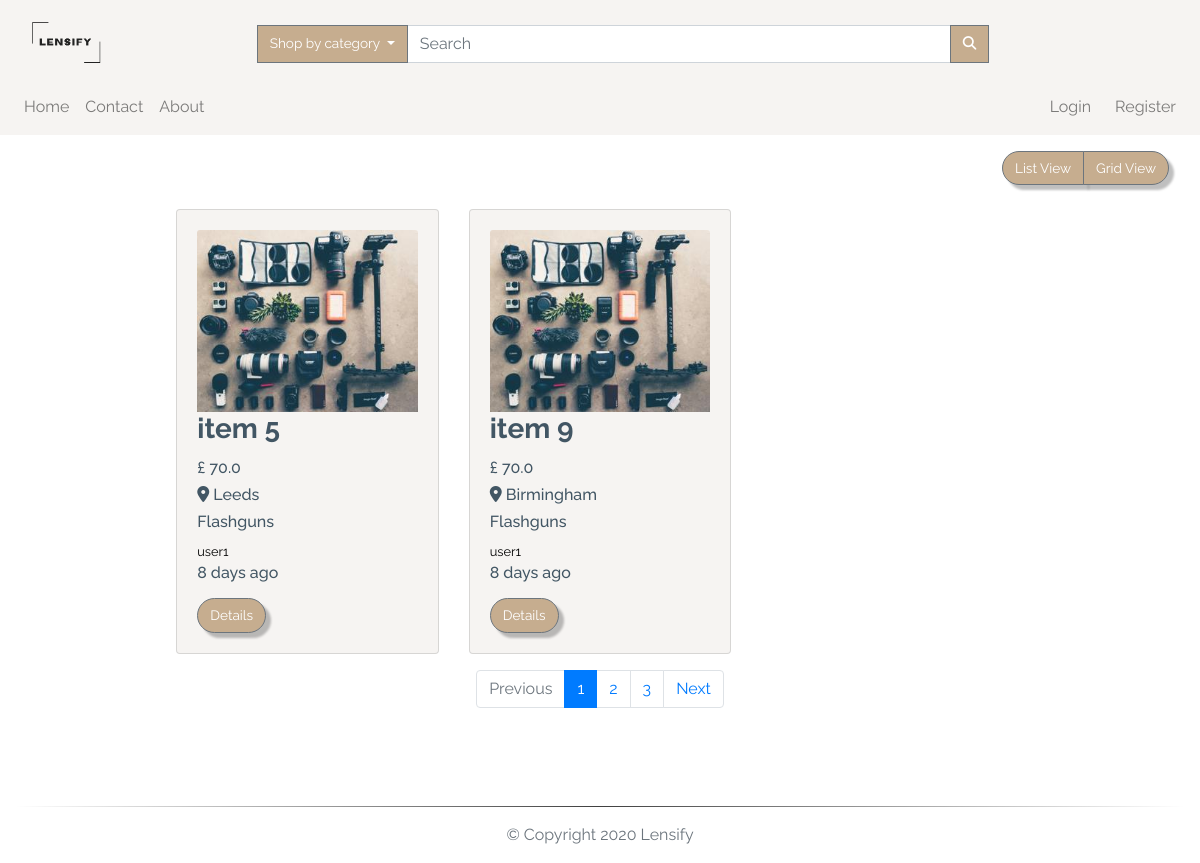
Page /search/5 on the earlier database version.
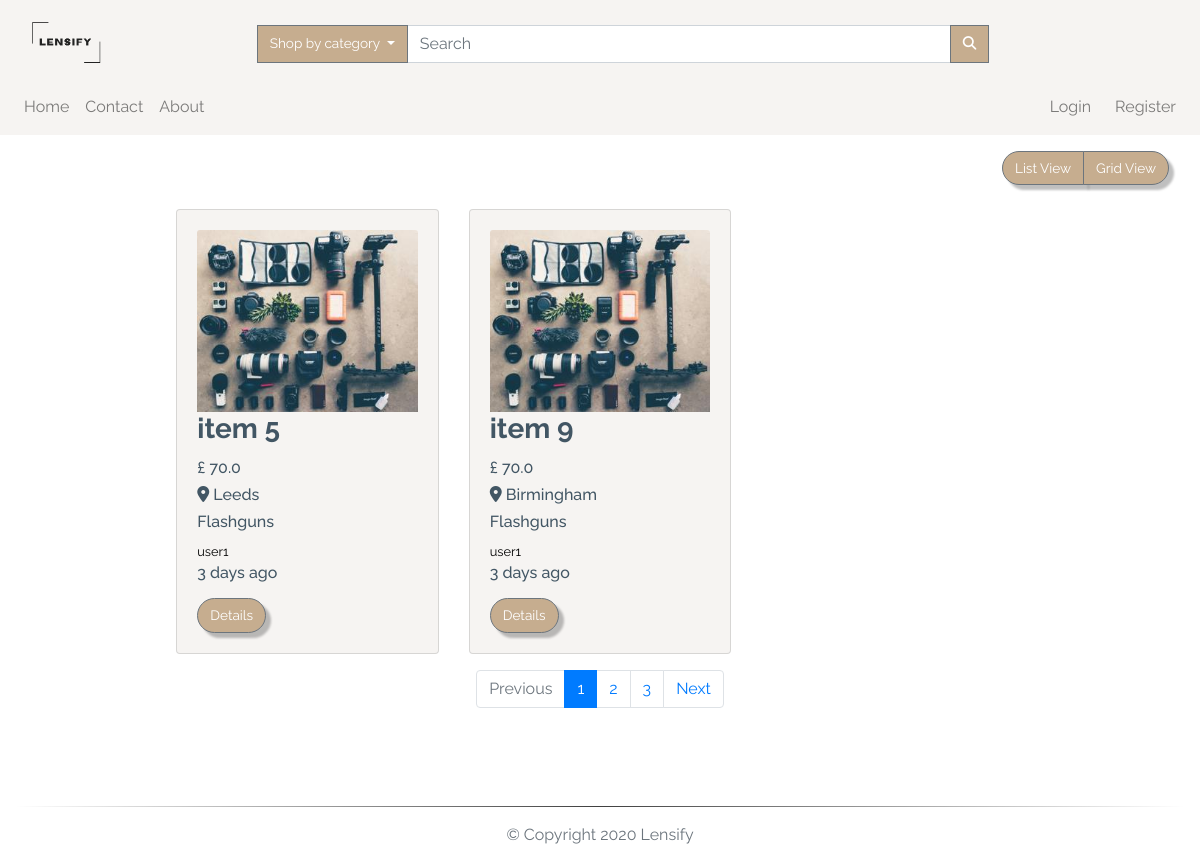
Same page on the later database version.
### app/models.py (models this page shows, shortened)
class TimestampMixin(object):
    created_at = db.Column(db.DateTime, nullable=False,
                           default=datetime.utcnow)
    updated_at = db.Column(db.DateTime, onupdate=datetime.utcnow)

class ItemForSale(db.Model, TimestampMixin):
    __tablename__ = "for_sale"
    id = db.Column(db.Integer, primary_key=True)
    title = db.Column(db.String(100), nullable=False)
    description = db.Column(db.Text, nullable=False)
    quantity = db.Column(db.Integer, nullable=False, default=1)
    condition = db.Column(db.String(50), nullable=False)
    item_city = db.Column(db.String(50), nullable=False)
    price = db.Column(db.Float, nullable=False)
    item_views = db.Column(db.Integer, default=0)
    image_file = db.Column(Json(128), nullable=False,
                           default=['item.jpg'])
    sold = db.Column(db.Boolean, default=False)
    seller_id = db.Column(db.Integer, db.ForeignKey("users.id"))
    category_id = db.Column(db.Integer, db.ForeignKey("categories.id"))

class Category(db.Model, TimestampMixin):
    __tablename__ = "categories"
    id = db.Column(db.Integer, primary_key=True)
    name = db.Column(db.String(30), nullable=False, unique=True)
    item_cat = db.relationship(
        "ItemForSale", backref="category", lazy="dynamic")

class User(db.Model, TimestampMixin, UserMixin):
    __tablename__ = "users"
    id = db.Column(db.Integer, primary_key=True)
    first_name = db.Column(db.String(50), nullable=False)
    last_name = db.Column(db.String(50), nullable=False)
    username = db.Column(db.String(50), unique=True, nullable=False)
    email = db.Column(db.String(115), unique=True, nullable=False)
    image_file = db.Column(db.String(80), nullable=False,
                           default="default.jpg")
    password_hash = db.Column(db.String(60), nullable=False)
    items_for_sale = db.relationship(
        "ItemForSale", backref="seller", lazy="dynamic")
    items_buyer = db.relationship("Order", backref="buyer", lazy="dynamic")
    address = db.relationship(
        "Address", secondary="user_addresses", backref="user", lazy="dynamic"
    )
    followed = db.relationship(
        'User', secondary=followers,
        primaryjoin=(followers.c.follower_id == id),
        secondaryjoin=(followers.c.followed_id == id),
        backref=db.backref('followers', lazy='dynamic'), lazy='dynamic')
    reviewed = db.relationship(
        'Review', backref='user_reviewed', primaryjoin=(Review.user_reviewed_id == id), lazy="dynamic"
    )
    reviewer = db.relationship(
        'Review', backref='user_reviewer', primaryjoin=(Review.user_reviewer_id == id), lazy="dynamic"
    )

### app/routes.py (the view)
@app.route('/search/<cat_id>', methods=['GET', 'POST'])
def search(cat_id=None):
    page = request.args.get('page', 1, type=int)
    available_items = ItemForSale.query.paginate(
        page, app.config['LISTINGS_PER_PAGE'], False)
    if cat_id is not None:
        available_items = ItemForSale.query.join(
            Category, (ItemForSale.category_id == cat_id)).paginate(
            page, app.config['LISTINGS_PER_PAGE'], False)
        next_url = url_for('search', page=available_items.next_num) \
            if available_items.has_next else None
        prev_url = url_for('search', page=available_items.prev_num) \
            if available_items.has_prev else None
        return render_template("search.html", available_items=available_items.items,
                               next_url=next_url, prev_url=prev_url, page=page, page_num=available_items.iter_pages())
    return render_template("search.html")

### app/models.py (called while the page is built)
    def process_result_value(self, value, dialect):
        return json.loads(value)

### app/routes.py (called while the page is built)
@app.before_request
def before_request():
    if current_user.is_authenticated:
        current_user.updated_at = datetime.utcnow()
        db.session.commit()

@app.context_processor
def inject_categories():
    categories = Category.query.join(
        ItemForSale, (Category.id == ItemForSale.category_id)).all()
    return dict(categories=categories)

### app/templates/search.html
{% extends "layout.html" %}
{% block app_content %}
<div class="row">
  <div class="col-lg-12 my-3">
    <div class="float-right mr-3">
      <div class="btn-group">
        <button class="btn btn-secondary" id="list">
          List View
        </button>
        <button class="btn btn-secondary" id="grid">
          Grid View
        </button>
      </div>
    </div>
  </div>
</div>
<div id="products" class="row view-group w-75 mx-auto">
  {% for item in available_items %}
  <div class=" item col-12 col-md-6 col-lg-4 py-2">
    <div class="card custom-bg h-100">
      <div class="card-body">
        <img class="img-fluid card-img-top group list-group-image img-event"
          src="{{url_for('static', filename='img/items/' + item.image_file[0])}}" alt="" />
        <h3 class="card-title list-group-item-heading font-weight-bold ">{{item.title}}</h3>
        <small class="d-block font-weight-bold card-text">
          <h6>£ {{ item.price }}</h6>
        </small>
        <small class="font-weight-bold card-text">
          <h6 class="text-capitalize"><i class="fas fa-map-marker-alt"></i> {{item.item_city}}</h6>
        </small>
        <small class="card-text">
          <h6>{{ item.category.name }}</h6>
        </small>
        <small class="card-text">
          <a href="{{url_for('user', username=item.seller.username)}}">
            {{ item.seller.username }}
          </a>
        </small>
        <small class="card-text">
          <h6>{{ moment(item.created_at).fromNow() }}</h6>
        </small>
        <a href="{{url_for('item', item_id=item.id)}}" class="btn btn-secondary mt-2">
          Details
        </a>
      </div>
    </div>
  </div>
  {% endfor %}
  <nav aria-label="Page navigation" class="col-12 my-2">
    <ul class="pagination justify-content-center">
      <li class="page-item {% if not prev_url %} disabled {% endif %}">
        <a class="page-link" href="{{ prev_url }}" tabindex="-1">Previous</a>
      </li>
      {% for num in page_num %}
      {% if num %}
      <li class="page-item {% if page == num %} active {% endif %}"><a class="page-link"
          href="{{url_for('index', page=num)}}">{{ num }}</a></li>
      {% else %}
      <span class="page-item ellipsis">…</span>
      {% endif %}
      {% endfor %}
      <li class="page-item {% if not next_url %} disabled {% endif %}">
        <a class="page-link" href="{{ next_url }}">Next</a>
      </li>
    </ul>
  </nav>
</div>
{% endblock app_content %}

Differences in the rows shown:
changed ItemForSale "item 5": created_at "8 days ago" → "3 days ago"
changed ItemForSale "item 9": created_at "8 days ago" → "3 days ago"
